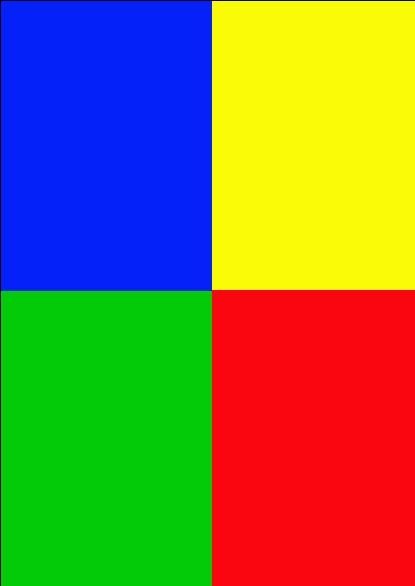
#> input picture opencv/sample_images/1RGBY.jpg, 415 x 586 px
$ python 1.open_and_show_images.py
#> lines starting #> are read from the running program, lines starting #| are printed output that depends on the picture
#%%
import cv2

img = cv2.imread("sample_images/1RGBY.jpg",1)
#> img is the input picture: shape (586, 415, 3); mean B, G, R 70.6, 122.3, 124.1

# cv2.imread read image as BGR blue green red
blue, green, red = cv2.split(img)
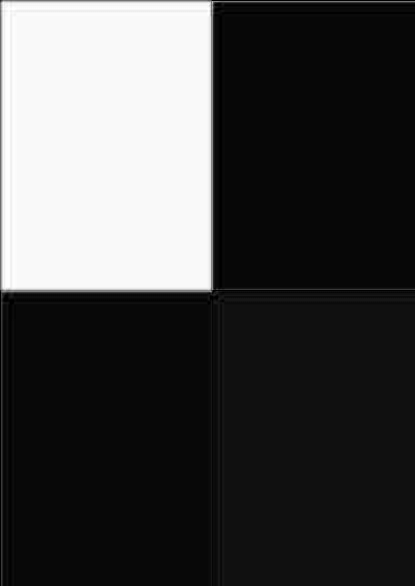
#> blue: shape (586, 415); min 0, max 255, mean 70.6
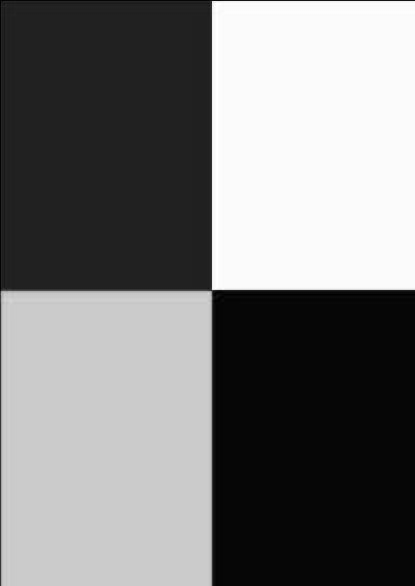
#> green: shape (586, 415); min 0, max 255, mean 122.3
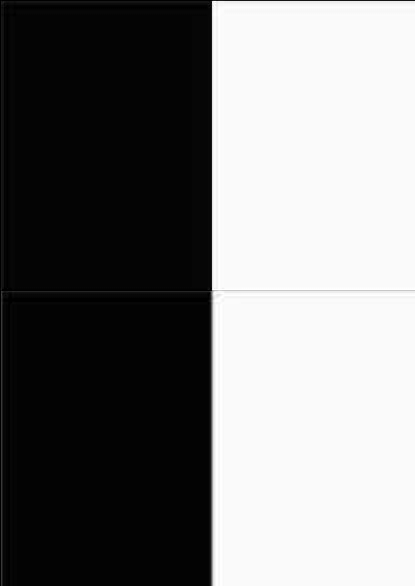
#> red: shape (586, 415); min 0, max 255, mean 124.1

cv2.imshow("blue channel", blue)
cv2.imshow("green channel", green)
cv2.imshow("red channel", red)
cv2.waitKey(0)
